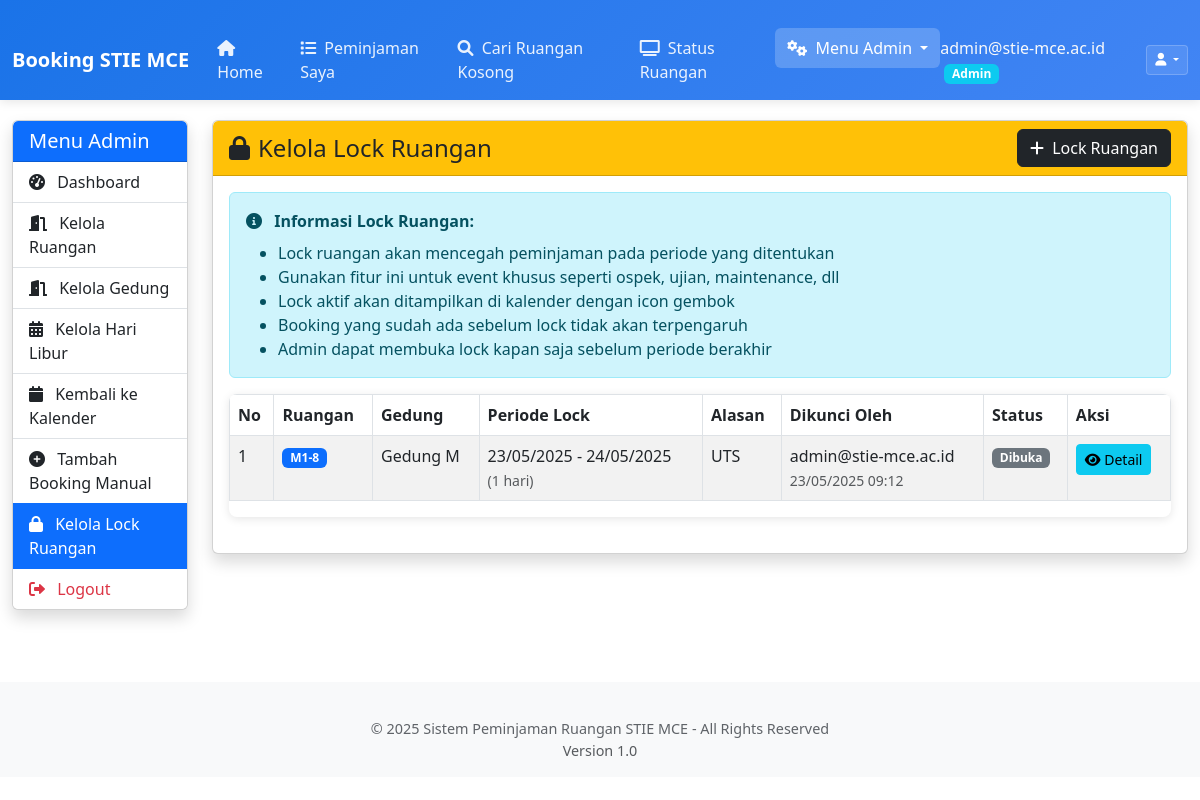
The page /admin/rooms_locks.php (signed in) on the database its author committed.
### tables this page shows
CREATE TABLE `tbl_room_locks` (
  `id` int(11) NOT NULL,
  `id_ruang` int(11) NOT NULL,
  `start_date` date NOT NULL,
  `end_date` date NOT NULL,
  `reason` varchar(255) NOT NULL,
  `locked_by` int(11) NOT NULL,
  `created_at` timestamp NOT NULL DEFAULT current_timestamp(),
  `status` varchar(20) DEFAULT 'active',
  `unlocked_by` int(11) DEFAULT NULL,
  `unlocked_at` timestamp NULL DEFAULT NULL,
  `unlock_reason` text DEFAULT NULL
);

CREATE TABLE `tbl_ruang` (
  `id_ruang` int(11) NOT NULL,
  `id_gedung` int(11) NOT NULL,
  `nama_ruang` varchar(100) NOT NULL,
  `kapasitas` int(11) NOT NULL,
  `lokasi` varchar(50) NOT NULL,
  `fasilitas` text DEFAULT NULL COMMENT 'Daftar fasilitas ruangan',
  `allowed_roles` set('admin','mahasiswa','dosen','karyawan') DEFAULT 'admin,mahasiswa,dosen,karyawan' COMMENT 'Role yang boleh booking ruangan ini',
  `description` text DEFAULT NULL COMMENT 'Deskripsi ruangan'
);

CREATE TABLE `tbl_gedung` (
  `id_gedung` int(11) NOT NULL,
  `nama_gedung` varchar(100) NOT NULL
);

CREATE TABLE `tbl_users` (
  `id_user` int(11) NOT NULL,
  `email` varchar(100) NOT NULL,
  `password` int(8) NOT NULL,
  `role` enum('admin','mahasiswa','dosen','karyawan','cs','satpam') NOT NULL
);

### functions.php (called while the page is built, shortened)
<?php
function formatDate($date, $format = 'd/m/Y') {
    if ($date instanceof DateTime) {
        $dateObj = $date;
    } else {
        try {
            $dateObj = new DateTime($date);
        } catch (Exception $e) {
            return $date;
        }
    }
    switch ($format) {
        default:
            return $dateObj->format($format);
    }
}
?>

### admin/rooms_locks.php (the view, shortened to what this page needs)
<?php
require_once '../config.php';
require_once '../functions.php';
$stmt = $conn->prepare("SELECT r.*, g.nama_gedung
                       FROM tbl_ruang r
                       LEFT JOIN tbl_gedung g ON r.id_gedung = g.id_gedung
                       ORDER BY g.nama_gedung, r.nama_ruang");
$stmt->execute();
try {
    $stmt = $conn->prepare("SELECT rl.*, r.nama_ruang, g.nama_gedung, u.email as locked_by_email,
                                   u2.email as unlocked_by_email
                           FROM tbl_room_locks rl
                           JOIN tbl_ruang r ON rl.id_ruang = r.id_ruang
                           LEFT JOIN tbl_gedung g ON r.id_gedung = g.id_gedung
                           LEFT JOIN tbl_users u ON rl.locked_by = u.id_user
                           LEFT JOIN tbl_users u2 ON rl.unlocked_by = u2.id_user
                           ORDER BY rl.created_at DESC");
} catch (PDOException $e) {
    $stmt = $conn->prepare("SELECT rl.*, r.nama_ruang, g.nama_gedung, u.email as locked_by_email
                           FROM tbl_room_locks rl
                           JOIN tbl_ruang r ON rl.id_ruang = r.id_ruang
                           LEFT JOIN tbl_gedung g ON r.id_gedung = g.id_gedung
                           LEFT JOIN tbl_users u ON rl.locked_by = u.id_user
                           ORDER BY rl.created_at DESC");
}
$stmt->execute();
$roomLocks = $stmt->fetchAll();
?>
<!DOCTYPE html>
<html lang="id">
<head>
    <link rel="stylesheet" href="../style.css">
    <link rel="stylesheet" href="https://cdnjs.cloudflare.com/ajax/libs/font-awesome/6.0.0/css/all.min.css">
    <link rel="stylesheet" href="https://cdn.jsdelivr.net/npm/bootstrap@5.3.0/dist/css/bootstrap.min.css">
</head>
<body>
    <header>
        <?php
        include '../header.php';
        ?>
    </header>
    <div class="container-fluid mt-4">
        <div class="row">
            <div class="col-md-3 col-lg-2">
                <div class="card shadow mb-4">
                    <div class="card-header bg-primary text-white">
                        <h5 class="mb-0">Menu Admin</h5>
                    </div>
                    <div class="list-group list-group-flush">
                        <a href="admin-dashboard.php" class="list-group-item list-group-item-action">
                            <i class="fas fa-tachometer-alt me-2"></i> Dashboard
                        </a>
                        <a href="rooms.php" class="list-group-item list-group-item-action">
                            <i class="fas fa-door-open me-2"></i> Kelola Ruangan
                        </a>
                        <a href="buildings.php" class="list-group-item list-group-item-action">
                            <i class="fas fa-door-open me-2"></i> Kelola Gedung
                        </a>
                        <a href="holidays.php" class="list-group-item list-group-item-action">
                            <i class="fas fa-calendar-alt me-2"></i> Kelola Hari Libur
                        </a>
                        <a href="../index.php" class="list-group-item list-group-item-action">
                            <i class="fas fa-calendar me-2"></i> Kembali ke Kalender
                        </a>
                        <a href="admin_add_booking.php" class="list-group-item list-group-item-action <?= basename($_SERVER['PHP_SELF']) == 'admin_add_booking.php' ? 'active' : '' ?>">
                            <i class="fas fa-plus-circle me-2"></i> Tambah Booking Manual
                        </a>
                        <a href="rooms_locks.php" class="list-group-item list-group-item-action active <?= basename($_SERVER['PHP_SELF']) == 'rooms_locks.php' ? 'active' : '' ?>">
                            <i class="fas fa-lock me-2"></i> Kelola Lock Ruangan
                        </a>
                        <a href="../logout.php" class="list-group-item list-group-item-action text-danger">
                            <i class="fas fa-sign-out-alt me-2"></i> Logout
                        </a>
                    </div>
                </div>
            </div>
            <div class="col-md-9 col-lg-10">
                <div class="card shadow">
                    <div class="card-header bg-warning text-dark d-flex justify-content-between align-items-center">
                        <h4 class="mb-0">
                            <i class="fas fa-lock me-2"></i>Kelola Lock Ruangan
                        </h4>
                        <button class="btn btn-dark" data-bs-toggle="modal" data-bs-target="#lockRoomModal">
                            <i class="fas fa-plus me-1"></i> Lock Ruangan
                        </button>
                    </div>
                    <div class="card-body">
                        <div class="alert alert-info">
                            <i class="fas fa-info-circle me-2"></i>
                            <strong>Informasi Lock Ruangan:</strong>
                            <ul class="mb-0 mt-2">
                                <li>Lock ruangan akan mencegah peminjaman pada periode yang ditentukan</li>
                                <li>Gunakan fitur ini untuk event khusus seperti ospek, ujian, maintenance, dll</li>
                                <li>Lock aktif akan ditampilkan di kalender dengan icon gembok</li>
                                <li>Booking yang sudah ada sebelum lock tidak akan terpengaruh</li>
                                <li>Admin dapat membuka lock kapan saja sebelum periode berakhir</li>
                            </ul>
                        </div>
                        <div class="table-responsive">
                            <table class="table table-bordered table-striped table-hover">
                                <thead class="bg-light">
                                    <tr>
                                        <th>No</th>
                                        <th>Ruangan</th>
                                        <th>Gedung</th>
                                        <th>Periode Lock</th>
                                        <th>Alasan</th>
                                        <th>Dikunci Oleh</th>
                                        <th>Status</th>
                                        <th>Aksi</th>
                                    </tr>
                                </thead>
                                <tbody>
                                    <?php if (count($roomLocks) > 0): ?>
                                        <?php $i = 1; foreach ($roomLocks as $lock): ?>
                                            <?php
                                            $today = date('Y-m-d');
                                            ?>
                                            <tr>
                                                <td><?= $i++ ?></td>
                                                <td>
                                                    <span class="badge bg-primary"><?= htmlspecialchars($lock['nama_ruang']) ?></span>
                                                </td>
                                                <td><?= htmlspecialchars($lock['nama_gedung'] ?? 'Unknown') ?></td>
                                                <td>
                                                    <?= formatDate($lock['start_date']) ?> - <?= formatDate($lock['end_date']) ?><br>
                                                    <small class="text-muted">
                                                        <?php
                                                        $start = new DateTime($lock['start_date']);
                                                        $end = new DateTime($lock['end_date']);
                                                        $diff = $end->diff($start);
                                                        echo "({$diff->days} hari)";
                                                        ?>
                                                    </small>
                                                </td>
                                                <td><?= htmlspecialchars($lock['reason']) ?></td>
                                                <td>
                                                    <?= htmlspecialchars($lock['locked_by_email'] ?? 'Unknown') ?><br>
                                                    <small class="text-muted"><?= date('d/m/Y H:i', strtotime($lock['created_at'])) ?></small>
                                                </td>
                                                <td>
                                                    <?php
                                                    if ($lock['status'] === 'unlocked') {
                                                        echo '<span class="badge bg-secondary">Dibuka</span>';
                                                    } elseif ($lock['end_date'] < $today) {
                                                        echo '<span class="badge bg-info">Expired</span>';
                                                    } elseif ($lock['start_date'] <= $today && $lock['end_date'] >= $today) {
                                                        echo '<span class="badge bg-danger">Aktif</span>';
                                                    } else {
                                                        echo '<span class="badge bg-warning">Terjadwal</span>';
                                                    }
                                                    ?>
                                                </td>
                                                <td>
                                                    <button type="button" class="btn btn-sm btn-info mb-1"
                                                            data-bs-toggle="modal"
                                                            data-bs-target="#detailModal<?= $lock['id'] ?>">
                                                        <i class="fas fa-eye"></i> Detail
                                                    </button>
                                                </td>
                                            </tr>
                                        </tbody>
                            </table>
                                        <?php endforeach; ?>
                                    <?php else: ?>
                                        <tr>
                                            <td colspan="8" class="text-center py-3">Belum ada ruangan yang dikunci.</td>
                                        </tr>
                                    <?php endif; ?>
                        </div>
                    </div>
                </div>
            </div>
        </div>
    </div>
    <footer class="mt-5 py-3 bg-light">
        <?php include '../footer.php'; ?>
    </footer>
</body>
</html>

### style.css (style rules this page uses)
:root { --primary-color: #1a73e8; --secondary-color: #4285f4; --success-color: #0f9d58; --warning-color: #f4b400; --danger-color: #db4437; --light-color: #f8f9fa; --dark-color: #202124; --gray-color: #5f6368; }
html, body { overflow-x: hidden; width: 100%; max-width: 100vw; scroll-behavior: smooth; }
body { font-family: 'Roboto', 'Segoe UI', Arial, sans-serif; background-color: #f5f5f5; color: #333; padding-top: 76px; }
.main-content, .dashboard-container, .container, .container-fluid { margin-top: 0; padding-top: 20px; max-width: 100%; overflow-x: hidden; }
.card { border: none; border-radius: 10px; overflow: hidden; transition: all 0.3s ease; }
.card-header { font-weight: 600; border-bottom: none; }
.table-responsive { width: 100%; overflow-x: auto; overflow-y: visible; -webkit-overflow-scrolling: touch; border-radius: 8px; box-shadow: 0 2px 10px rgba(0,0,0,0.1); margin-bottom: 20px; }
.btn { border-radius: 6px; padding: 8px 16px; font-weight: 500; transition: all 0.3s ease; }
.badge { padding: 5px 8px; font-weight: 500; border-radius: 4px; }
footer { background-color: var(--light-color); color: var(--gray-color); text-align: center; font-size: 0.9rem; margin-top: 3rem; padding: 2rem 0; }

### rows shown on the page
tbl_room_locks: id_ruang.nama_ruang "M1-8", tbl_gedung.nama_gedung "Gedung M", start_date "23/05/2025", end_date "24/05/2025", end_date+start_date "1", reason "UTS", locked_by.email "admin@stie-mce.ac.id", created_at "23/05/2025 09:12", status "Dibuka"

### other values the page prints
$_SESSION['email'] "admin@stie-mce.ac.id"
$_SESSION['role'] "Admin"
$config['site_name'] "Sistem Peminjaman Ruangan STIE MCE"
